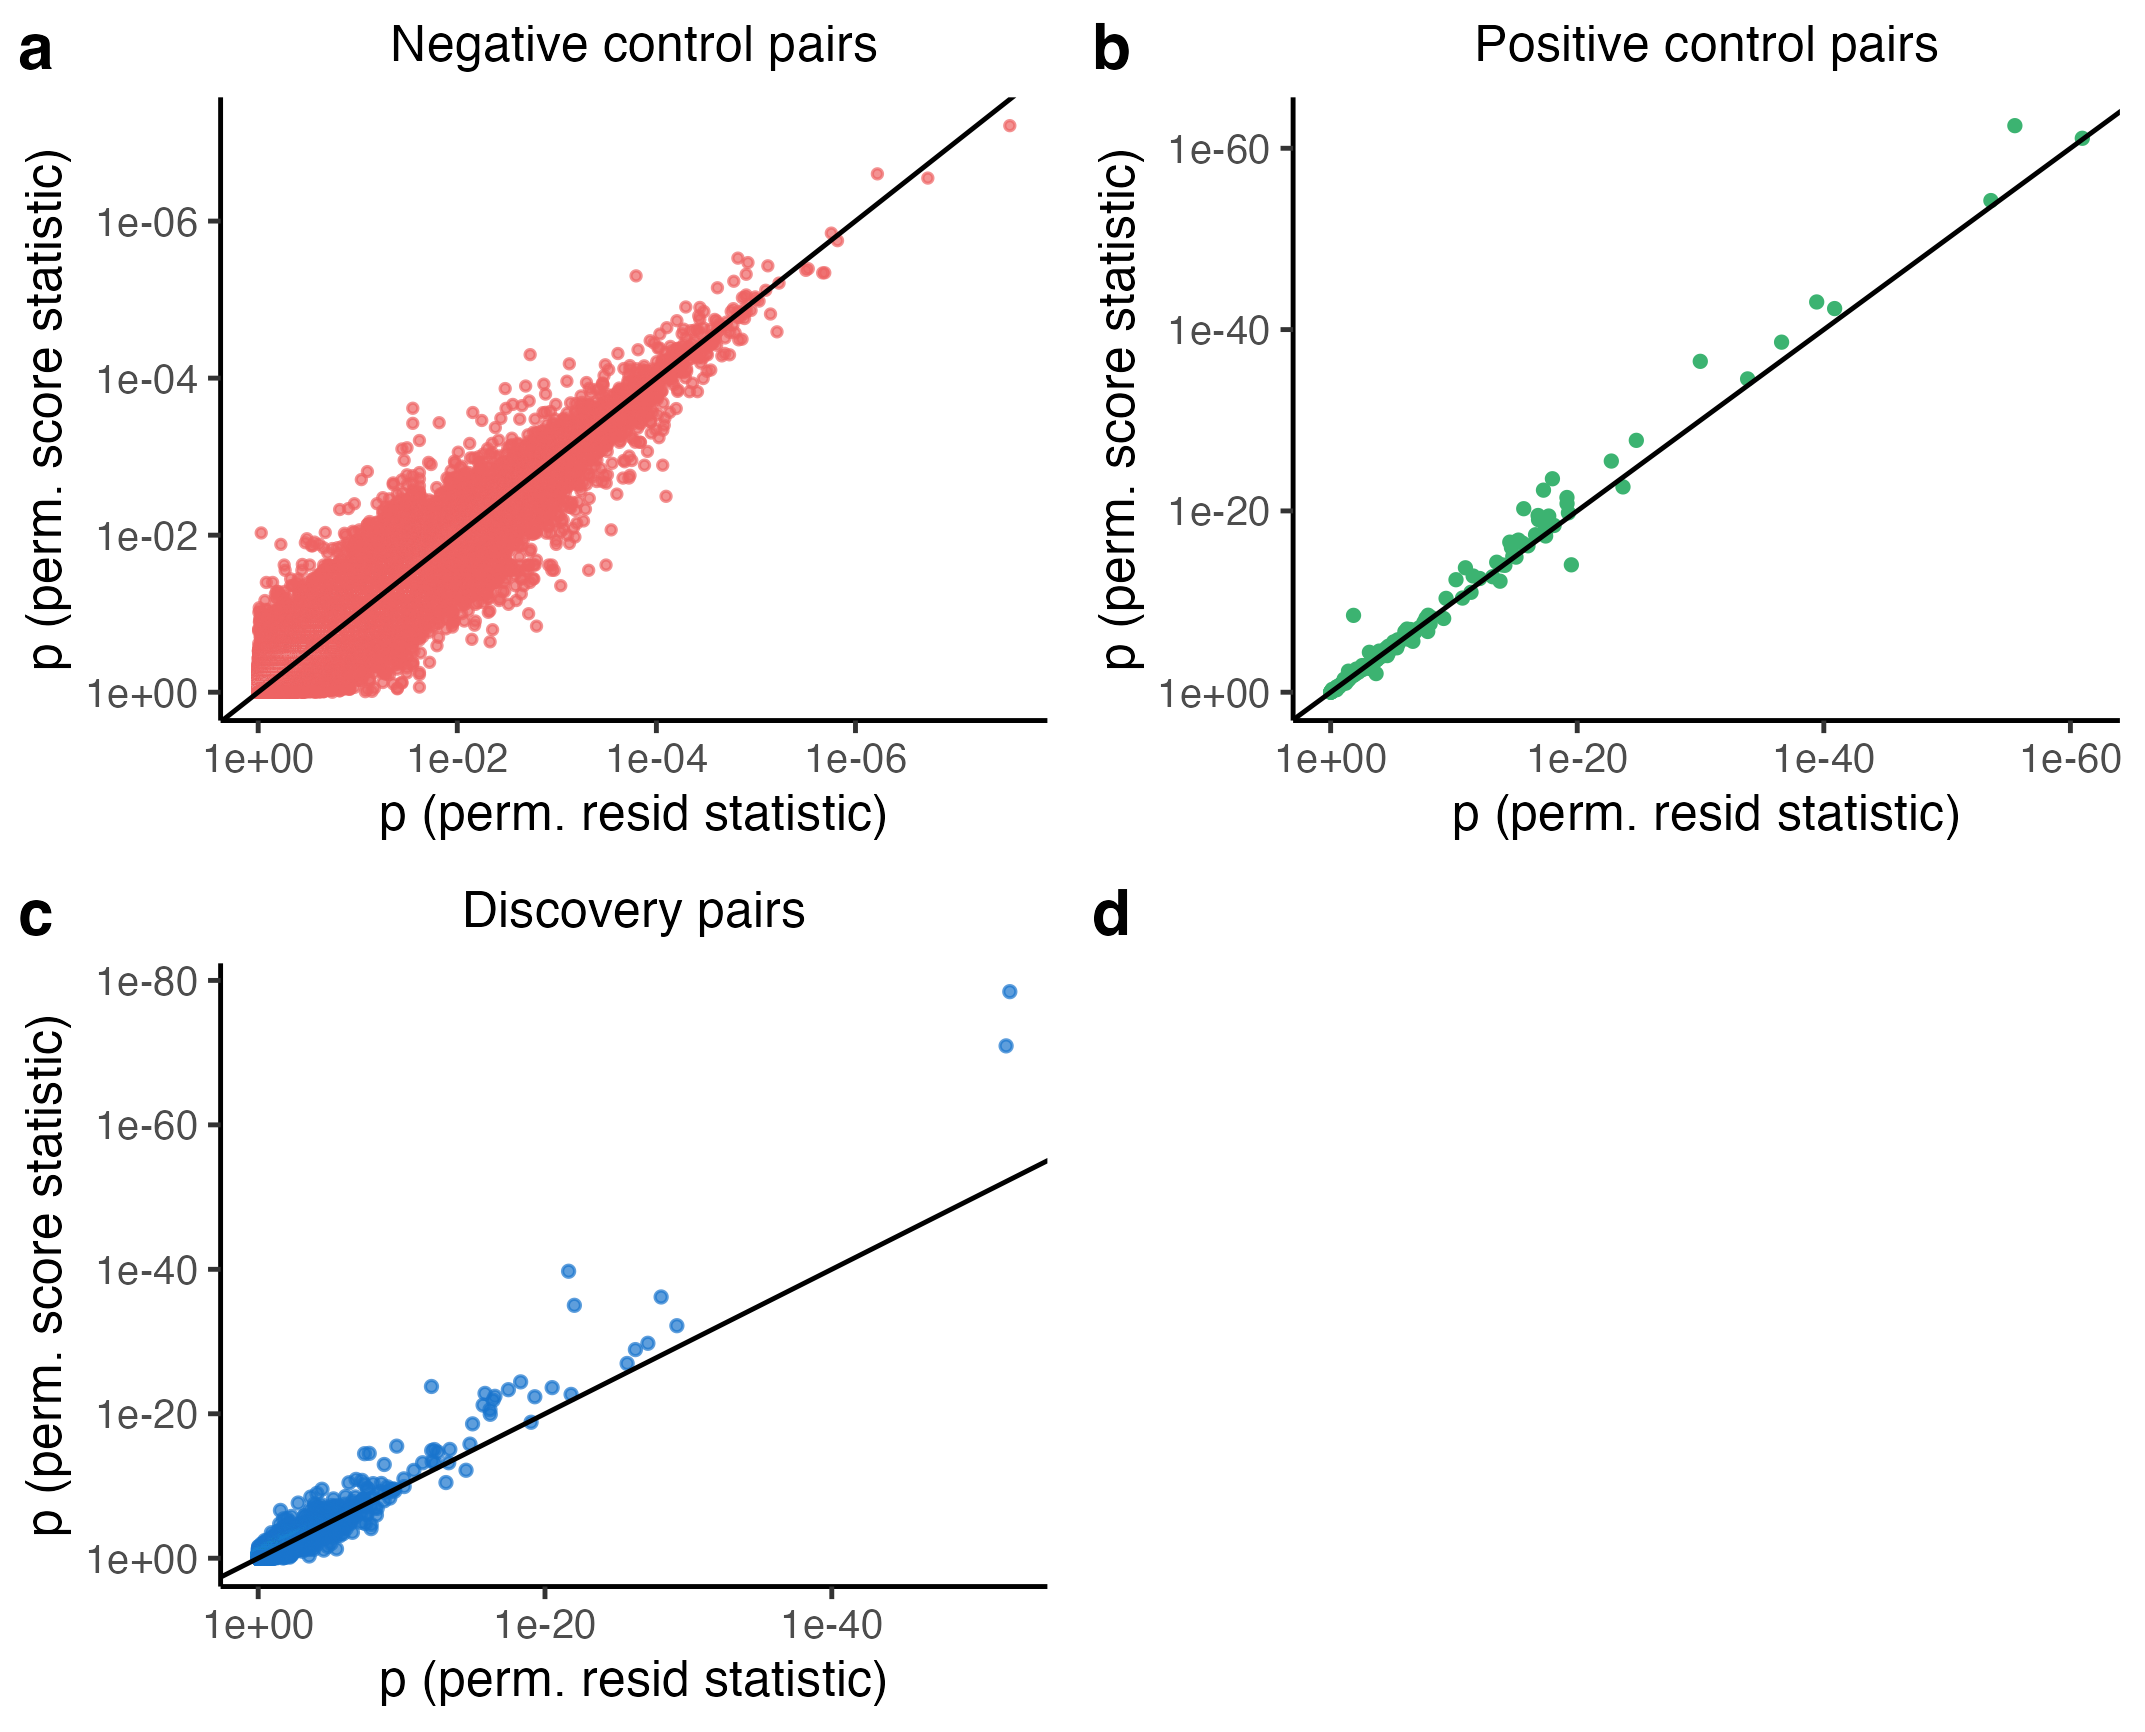

Here is the R script that generated this plot:
###########################
# PLOT 2: REAL DATA RESULTS
###########################
library(tidyverse); conflicts_prefer(dplyr::filter)
library(katlabutils)
library(cowplot)

# set file paths, load results, source helpers
source(paste0(.get_config_path("LOCAL_CODE_DIR"),
              "sceptre2-manuscript/R_scripts/figure_creation/shared_figure_script.R"))
sceptre2_dir <- .get_config_path("LOCAL_SCEPTRE2_DATA_DIR")

# function for analyzing discovery results
analyze_discovery_results <- function(dataset, with_qc = TRUE) {
  # set file paths
  full_base_dir <- paste0(sceptre2_dir, "results/discovery_analyses/", if (with_qc) "with_qc/" else "no_qc/", dataset, "_full_stat")
  resid_base_dir <- paste0(sceptre2_dir, "results/discovery_analyses/", if (with_qc) "with_qc/" else "no_qc/", dataset, "_resid_stat")
  
  # define several functions
  join_result_dfs <- function(full_stat_df, resid_stat_df) {
    signif_present <- "significant" %in% colnames(full_stat_df)
    left_join(full_stat_df[,c("response_id", "grna_target", "p_value", if (signif_present) "significant" else NULL)],
              resid_stat_df[,c("response_id", "grna_target", "p_value", if (signif_present) "significant" else NULL)],
              by = c("response_id", "grna_target"),
              suffix = c("_full_stat", "_resid_stat"))
  }
  
  obtain_combined_df <- function(analysis_type, full_base_dir, resid_base_dir) {
    full_stat_df <- readRDS(paste0(full_base_dir, "/results_", analysis_type, ".rds")) |> as.data.frame()
    resid_stat_df <- readRDS(paste0(resid_base_dir, "/results_", analysis_type, ".rds")) |> as.data.frame()
    join_result_dfs(full_stat_df, resid_stat_df)
  }
  
  clip_result_df <- function(combined_discovery_analysis_df) {
    combined_discovery_analysis_df |>
      na.omit() |>
      mutate(p_value_full_stat = ifelse(p_value_full_stat < 1e-40, 1e-40, p_value_full_stat),
             p_value_resid_stat = ifelse(p_value_resid_stat < 1e-40, 1e-40, p_value_resid_stat))
  }
  
  # load combined data frames
  combined_calib_check_df <- obtain_combined_df("run_calibration_check", full_base_dir, resid_base_dir)
  combined_power_check_df <- obtain_combined_df("run_power_check", full_base_dir, resid_base_dir)
  combined_discovery_analysis_df <- obtain_combined_df("run_discovery_analysis", full_base_dir, resid_base_dir) |>
    dplyr::filter(response_id != grna_target)
  
  # create plot
  my_breaks <- 10^(seq(from = 0, to = -6, by = -2))
  p1 <- ggplot(clip_result_df(combined_calib_check_df),
               aes(y = p_value_full_stat, x = p_value_resid_stat)) +
    geom_point(size = 0.7, col = "indianred2", alpha = 0.7) +
    theme_bw() +
    scale_x_continuous(trans = revlog_trans(base = 10), breaks = my_breaks) +
    scale_y_continuous(trans = revlog_trans(base = 10), breaks = my_breaks) +
    geom_abline(slope = 1, intercept = 0) +
    ylab("p (perm. score statistic)") +
    xlab("p (perm. resid statistic)") +
    my_theme +
    ggtitle("Negative control pairs")
  
  my_breaks <- 10^(seq(from = 0, to = -200, by = -20))
  p2 <- ggplot(combined_power_check_df |> na.omit() |>
                 filter(p_value_full_stat > 1e-100, p_value_resid_stat > 1e-100),
               aes(y = p_value_full_stat, x = p_value_resid_stat)) +
    geom_point(size = 0.9, col = "mediumseagreen") +
    theme_bw() +
    scale_x_continuous(trans = revlog_trans(base = 10), breaks = my_breaks) +
    scale_y_continuous(trans = revlog_trans(base = 10), breaks = my_breaks) +
    geom_abline(slope = 1, intercept = 0) +
    ylab("p (perm. score statistic)") +
    xlab("p (perm. resid statistic)") +
    my_theme +
    ggtitle("Positive control pairs")
  
  p3 <- ggplot(data = combined_discovery_analysis_df |>
                 na.omit() |> filter(p_value_full_stat > 1e-249, p_value_resid_stat > 1e-249),
               aes(x = p_value_resid_stat, y = p_value_full_stat)) +
    geom_point(size = 0.9, col = "dodgerblue3", alpha = 0.7) +
    theme_bw() +
    scale_x_continuous(trans = revlog_trans(base = 10), breaks = my_breaks) +
    scale_y_continuous(trans = revlog_trans(base = 10), breaks = my_breaks) +
    geom_abline(slope = 1, intercept = 0) +
    xlab("p (perm. resid statistic)") +
    ylab("p (perm. score statistic)") +
    my_theme +
    ggtitle("Discovery pairs")
  
  p4 <- ggplot() + theme_minimal()
  p_final <- plot_grid(p1, p2, p3, p4, nrow = 2, labels = "auto")
  
  # compute the number of discoveries (both discovery and calibration) as a function of FDR level 
  comute_n_rejections <- function(result_df) {
    fdr_levels <- c(0.1, 0.05, 0.01, 0.005)
    n_rejections_df <- result_df |>
      na.omit() |>
      select(p_value_full_stat, p_value_resid_stat) |>
      pivot_longer(cols = c("p_value_full_stat", "p_value_resid_stat"),
                   names_to = "method", values_to = "p_value") |>
      group_by(method) |>
      mutate(q_value = p.adjust(p_value, method = "BH")) |>
      reframe(n_reject = sapply(fdr_levels, function(fdr_level) sum(q_value < fdr_level)),
              fdr_level = fdr_levels)
    percent_change_df <- n_rejections_df |> 
      group_by(fdr_level) |>
      reframe(percent_change = 100 * (n_reject[method == "p_value_full_stat"]/n_reject[method == "p_value_resid_stat"] - 1))
    return(list(n_rejections_df = n_rejections_df, percent_change_df = percent_change_df))    
  }
  
  # obtain the running times
  resid_running_time <- readRDS(paste0(resid_base_dir, "/running_times.rds"))/(60^2)
  full_running_time <- readRDS(paste0(full_base_dir, "/running_times.rds"))/(60^2)
  running_time_matrix <- matrix(data = c(resid_running_time, full_running_time), nrow = 2)
  rownames(running_time_matrix) <- c("calibration_check", "discovery_analysis")
  colnames(running_time_matrix) <- c("resid", "full")
  
  # determine proportion of pairs for which score yields smaller p-value than residuals
  frac_score_more_signif <- combined_power_check_df |> na.omit() |>
    mutate(p_value_full_stat < 0.05, p_value_resid_stat < 0.05) |>
    mutate(score_more_signif = p_value_full_stat < p_value_resid_stat) |>
    pull(score_more_signif) |> mean()
  
  # return all
  list(plot = p_final, running_time_matrix = running_time_matrix,
       n_rejections_calib = comute_n_rejections(combined_calib_check_df),
       n_rejections_discovery = comute_n_rejections(combined_discovery_analysis_df),
       frac_score_more_signif = frac_score_more_signif)
}

papalexi_res <- analyze_discovery_results("papalexi")
frangieh_res <- analyze_discovery_results("frangieh")
to_save_fp <- paste0(.get_config_path("LOCAL_CODE_DIR"),
                     "sceptre2-manuscript/R_scripts/figure_creation/fig_s9/fig_s9.png")
ggsave(filename = to_save_fp, plot = frangieh_res$plot, device = "png", scale = 1.0, width = 6.5, height = 5.25, dpi = 330)
